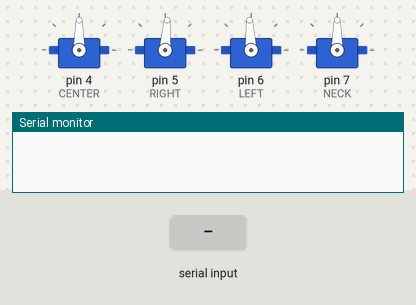
A sketch run on a simulated Arduino Uno, built with avr-gcc and run on an emulated ATmega328P. On the bench: 4 × servo, the last lines printed to the serial monitor. Inputs (shaded band) come from the test bench.

Above: at 1.2 s.
1.3 s: "w90\n" received over Serial
4.3 s: byte 91 ('[') received over Serial
At 5.5 s:
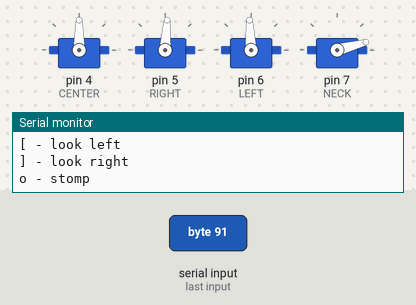
6.7 s: byte 93 (']') received over Serial
At 8.7 s:
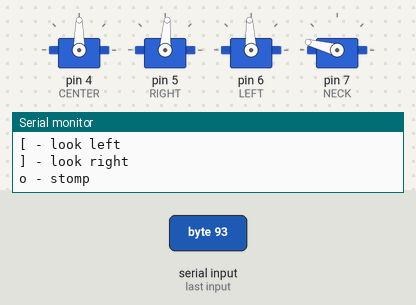
9.2 s: "a,45\n" received over Serial
At 11.9 s:
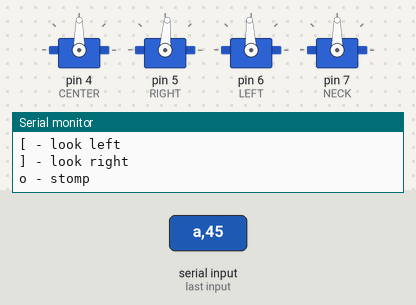
12.2 s: "[\n" received over Serial
At 14.3 s:
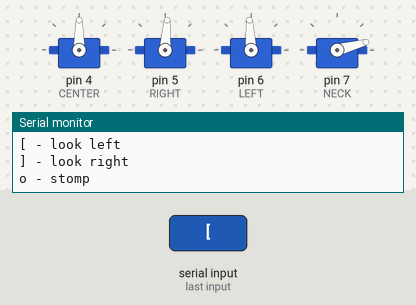
15.0 s: "k\n" received over Serial
At 15.8 s:
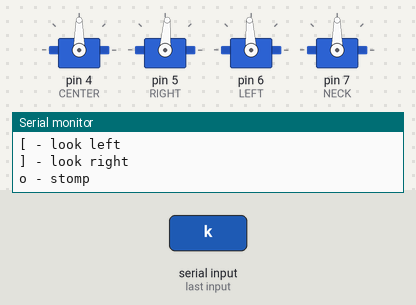
Timing chart, 0 to 17.9 s (numbered marks = the images above; inputs shaded):
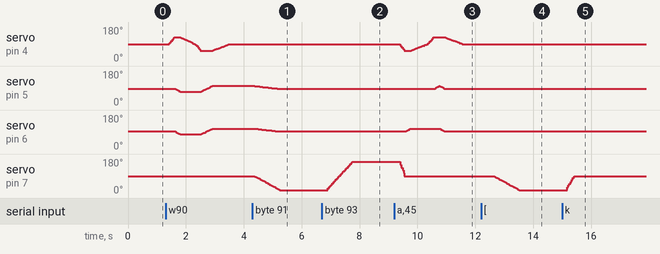

The sketch:

ampy.ino
```cpp
#include <Servo.h>

#include "PicoRobo.h"
#include "movelist.h"

PicoRobo body;

void setup() {
  body.initServo();
  Serial.begin(9600);
}

void loop() {
  if(Serial.available()){
    char cmd = Serial.read();

    switch (cmd){
      case 'w':
        body.playMotion(move_forward, 6);
        break;
      case 's':
        body.playMotion(move_back, 6);
        break;
      case 'a':
        body.playMotion(turn_left, 7);
        break;
      case 'd':
        body.playMotion(turn_right, 7);
        break;
      case 'j':
        body.playMotion(look_around, 5);
        break;
      case 'k':
        body.playMotion(home_position, 1);
        break;
      case 'p':
        body.playMotion(dance_left, 6);
        break;
      case '[':
        body.playMotion(creep_left, 1);
        break;
      case ']':
        body.playMotion(creep_right, 1);
        break;
      case 'o':
        body.playMotion(dance_o, 5);
        break;

      case 'T':
        body.target_angle[0]=Serial.parseInt();
        break;
      case 'R':
        body.target_angle[1]=Serial.parseInt();
        break;
      case 'L':
        body.target_angle[2]=Serial.parseInt();
        break;
      case 'H':
        body.target_angle[3]=Serial.parseInt();
        break;
      case 'S':
        body.target_angle[4]=Serial.parseInt();
        break;

      case ';':
        body.moveToNextPosition();
      case '\n':
      case '\r':
        break;
      default:
        Serial.write("wsad - move\n");
        Serial.write("j - scan\n");
        Serial.write("k - home\n");
        Serial.write("p - leg dance\n");
        Serial.write("[ - look left\n");
        Serial.write("] - look right\n");
        Serial.write("o - stomp\n");
    }
  }
  delay(200);
}
```

PicoRobo.cpp
```cpp
#include <Servo.h>
#include <Arduino.h>
#include "PicoRobo.h"
//====================================================================================================================
//Parameter
//====================================================================================================================
#define SERV_NUM 4                  //number of servo for array
#define FRAME 20                    //interval time from current step to next step: 20msecc

int current_angle[SERV_NUM];
int target_angle[SERV_NUM+1];
float rotating_angle[SERV_NUM];      //rotating angle on each frame: calcurated by (target_angle - current_angle)/number of steps
int servo_trim[SERV_NUM];            //trim to adjust each servo motors's angle to center
int servo_limit[SERV_NUM];           //limit to prevent each motor going to bad places

Servo servo[SERV_NUM];
#define CENTER 4
#define RIGHT 5
#define LEFT 6
#define NECK 7
#define DELAY 50

//====================================================================================================================
//Servo Method
//====================================================================================================================
void PicoRobo::initServo(){

  //attach pins to each servo
  servo[0].attach(CENTER);
  servo[1].attach(RIGHT);
  servo[2].attach(LEFT);
  servo[3].attach(NECK);

  //set trim
  int tmp_trim[SERV_NUM]={0,-4,3,0};      //set trim to each servo
  int tmp_limit[SERV_NUM]={40,15,15,75};      //set trim to each servo

  for(int i=0;i<SERV_NUM;i++){
    servo_trim[i]=tmp_trim[i];
    servo_limit[i]=tmp_limit[i];
  }

  //rotate all servos to center position
  setCenterToServo();
}

void PicoRobo::setCenterToServo(){
  for(int i=0;i<SERV_NUM;i++){
    servo[i].write(90 + servo_trim[i]);
    current_angle[i] = 0;
    target_angle[i] = 0;
  }
}

//move to next position
void PicoRobo::moveToNextPosition(){

  //check limit
   for(int i=0;i<SERV_NUM;i++){
     if(target_angle[i]>servo_limit[i]){
       target_angle[i]=servo_limit[i];
     }else if(target_angle[i]<-servo_limit[i]){
       target_angle[i]=-servo_limit[i];
     }
   }

  int numberOfStep = target_angle[SERV_NUM]/FRAME;    //total number of steps to move to next position

  for(int i=0;i<SERV_NUM;i++){
    rotating_angle[i]=((float)target_angle[i]-(float)current_angle[i])/(float)numberOfStep;
  }

  int next_timing = millis() + FRAME;
  int current_time;
  float tmp_angle[SERV_NUM];

  for(int i=0;i<SERV_NUM;i++){
    tmp_angle[i]=(float)current_angle[i];
  }

  while(numberOfStep){
    current_time=millis();
    if(current_time>next_timing){
      for(int i=0;i<SERV_NUM;i++){
        tmp_angle[i] += rotating_angle[i];
        current_angle[i] = (int)tmp_angle[i];
        servo[i].write(current_angle[i]+servo_trim[i]+90);
      }
      next_timing = next_timing + FRAME;
      numberOfStep--;
    }
  }
  //adjust current_angle
  for(int i=0;i<SERV_NUM;i++){
    current_angle[i] = target_angle[i];
    servo[i].write(current_angle[i]+servo_trim[i]+90);
  }
}

//call moveToNextPosition() method continuously
void PicoRobo::playMotion(int motion[][SERV_NUM+1], int numberOfMotion){
  for(int i=0;i<numberOfMotion;i++){
    for(int j=0;j<SERV_NUM+1;j++){
      target_angle[j]=motion[i][j];
    }
    moveToNextPosition();
  }
}
```

PicoRobo.h
```cpp
#pragma once
#include <Servo.h>
#define SERV_NUM 4                  //number of servo for array
#define FRAME 20                    //interval time from current step to next step: 20msecc

//Pin outs
#define CENTER 4
#define RIGHT 5
#define LEFT 6
#define HEAD 7
#define DELAY 20

class PicoRobo {
public:
    int target_angle[SERV_NUM+1];

    void initServo();
    void playMotion(int motion[][SERV_NUM+1], int numberOfMotion);
    void setCenterToServo();
    void moveToNextPosition();

protected:

private:
    int current_angle[SERV_NUM];
    float rotating_angle[SERV_NUM];      //rotating angle on each frame: calcurated by (target_angle - current_angle)/number of steps
    int servo_trim[SERV_NUM];            //trim to adjust each servo motors's angle to center

    Servo servo[SERV_NUM];
};
```

Source omitted: movelist.h (data table, 1755 bytes)

Measured:
- after the input at 4.3 s, servo on pin 5 (RIGHT): moves from 101° to 86° over 0.84 s, starting after 0.08 s; servo on pin 6 (LEFT): moves from 108° to 93° over 0.84 s, starting after 0.08 s; servo on pin 7 (NECK): moves from 90° to 15° over 0.86 s, starting after 0.08 s
- after the input at 6.7 s, servo on pin 7 (NECK): moves from 15° to 165° over 0.84 s, starting after 0.21 s
- after the input at 9.2 s, servo on pin 5 (RIGHT): rises from 86° to 101° in 0.18 s, then falls to 86° in 0.20 s; servo on pin 6 (LEFT): rises from 93° to 108° in 0.18 s, then falls to 93° in 1.2 s; servo on pin 7 (NECK): 165° → 90° after 0.21 s
- after the input at 12.2 s, servo on pin 7 (NECK): moves from 90° to 15° over 0.84 s, starting after 0.47 s
- after the input at 15.0 s, servo on pin 7 (NECK): 15° → 90° after 0.18 s
